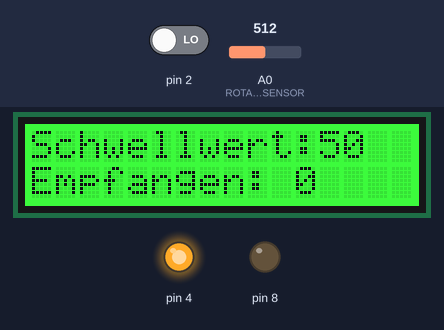
A sketch run on a simulated Arduino Uno, built with avr-gcc and run on an emulated ATmega328P. On the bench: 16×2 character LCD, output pins drawn as LEDs (lit = HIGH). The inputs (shaded band) are chosen by the test bench; at power-on: pin 2 LOW, A0 (ROTARY_ANGLE_SENSOR) = 512.

Above: at 1.2 s.
1.3 s: pin 2 driven HIGH
At 1.33 s:
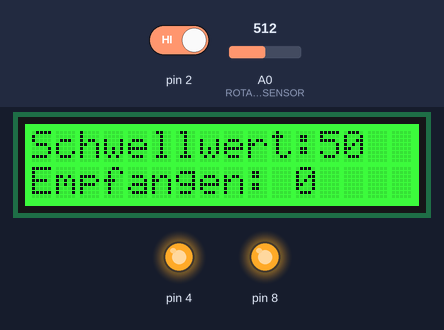
At 1.8 s:
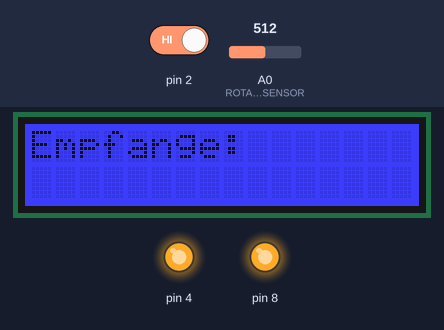
2.8 s: pin 2 driven LOW
At 4.0 s:
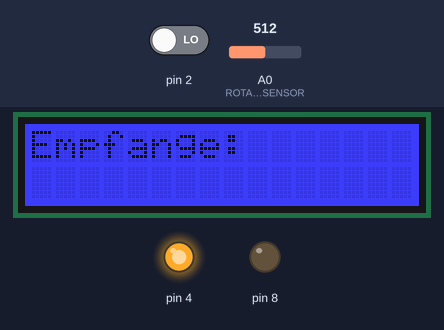
Timing chart, 0 to 5.8 s (numbered marks = the images above; inputs shaded):
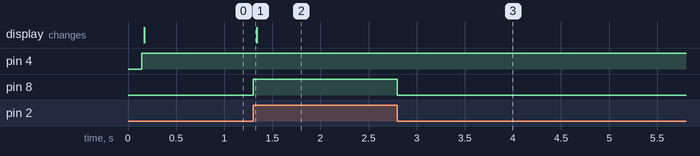

Measured:
- after the input at 1.3 s, pin 8: LOW → HIGH at once
- after the input at 2.8 s, pin 8: HIGH → LOW at once

The sketch:

sketch_recv.ino
```cpp
#include "rgb_lcd.h"

#define ROTARY_ANGLE_SENSOR A0
#define ADC_REF 5
#define GROVE_VCC 5//VCC of the grove interface is normally 5v
#define FULL_ANGLE 300//full value of the rotary angle is 300 degrees

rgb_lcd lcd;

int colorR = 0;
int colorG = 0;
int colorB = 0;

#define MORSE_SYNC      3000
#define MORSE_PAUSE_IS  500
#define MORSE_PAUSE_IC  1500
#define MORSE_LONG      1500
#define MORSE_SHORT     500

volatile byte state = LOW;
volatile bool sync_det = false;
volatile int high_state_t = 0;
volatile int high_state_delta = 0;
volatile int low_state_t = 0;
volatile int low_state_delta = 0;

volatile int i = 0;

volatile bool char_finished = false;
volatile bool trans_finished = false;
volatile char recv_char[6];
String recv_msg;
volatile bool receiving = false;

int received = 0;

int actor_on = 0;


void setup() {

  pinMode(2, INPUT);
  attachInterrupt(digitalPinToInterrupt(2), recv_lvl_chg, CHANGE);

  pinMode(4, OUTPUT);
  pinMode(8, OUTPUT);

  lcd.begin(16, 2);

  lcd.setRGB(colorR, colorG, colorB);

  // Print a message to the LCD.
  //lcd.print("Hello");

}

void loop() {

  int degrees;
  degrees = getDegree();

  actor_on = map(degrees, 0, FULL_ANGLE, 0, 100);


  lcd.clear();
  if (receiving) {
    lcd.setRGB(colorR, colorG, 255);
    lcd.print("Empfange: ");
    lcd.print(recv_msg);
  } else {
    //lcd.setRGB(colorR, 255, colorB);
    //lcd.print("Ready to receive");
    //lcd.setCursor(0, 1);
    lcd.print("Schwellwert:");
    lcd.print(actor_on);
    lcd.setCursor(0, 1);
    lcd.print("Empfangen: ");
    lcd.print(received);
  }
  lcd.setCursor(0, 1);
  //lcd.print(low_state_delta);
  char temp[6];
  temp[0] = recv_char[0];
  temp[1] = recv_char[1];
  temp[2] = recv_char[2];
  temp[3] = recv_char[3];
  temp[4] = recv_char[4];
  temp[5] = '\0';
  String temp2 = String(temp);
  //if (i > 0) lcd.print(recv_char[i-1]);
  //lcd.print(char_finished);
  //lcd.print(received);
  delay(50);
  Serial.println(temp2);

  if (char_finished) {
    if (temp2.equals(".----")) recv_msg = String(recv_msg + "1");
    if (temp2.equals("..---")) recv_msg = String(recv_msg + "2");
    if (temp2.equals("...--")) recv_msg = String(recv_msg + "3");
    if (temp2.equals("....-")) recv_msg = String(recv_msg + "4");
    if (temp2.equals(".....")) recv_msg = String(recv_msg + "5");
    if (temp2.equals("-....")) recv_msg = String(recv_msg + "6");
    if (temp2.equals("--...")) recv_msg = String(recv_msg + "7");
    if (temp2.equals("---..")) recv_msg = String(recv_msg + "8");
    if (temp2.equals("----.")) recv_msg = String(recv_msg + "9");
    if (temp2.equals("-----")) recv_msg = String(recv_msg + "0");
    char_finished = false;
    i = 0;
  }

  if (trans_finished) {
    trans_finished = false;
    received = recv_msg.toInt();
    recv_msg = String("");
  }

  if (received <= actor_on) {
    digitalWrite(4, HIGH);
    if (!receiving) lcd.setRGB(colorR, 255, colorB);
  } else {
    digitalWrite(4, LOW);
    if (!receiving) lcd.setRGB(255, colorG, colorB);
  }

}

void recv_lvl_chg() {
  state = !state;
  receiving = true;
  if (state == HIGH) {
    digitalWrite(8, HIGH);
    high_state_t = millis();
    if (sync_det) low_state_delta = millis() - low_state_t;
    if (low_state_delta > MORSE_PAUSE_IC - 50 && low_state_delta < MORSE_PAUSE_IC + 50) {
      char_finished = true;
      low_state_delta = 0;
    }
  }
  if (state == LOW) {
    digitalWrite(8, LOW);
    high_state_delta = millis() - high_state_t;
    if (high_state_delta > MORSE_SYNC - 50 && high_state_delta < MORSE_SYNC + 50) {
      if (sync_det) {
        trans_finished = true;
        receiving = false;
      }
      sync_det = !sync_det;
    }
    if (sync_det) low_state_t = millis();
    if (high_state_delta > MORSE_LONG - 50 && high_state_delta < MORSE_LONG + 50) {
      recv_char[i] = '-';
      i++;
    }
    if (high_state_delta > MORSE_SHORT - 50 && high_state_delta < MORSE_SHORT + 50) {
      recv_char[i] = '.';
      i++;
    }

  }

}


/************************************************************************/
/*Function: Get the angle between the mark and the starting position    */
/*Parameter:-void                                                       */
/*Return:   -int,the range of degrees is 0~300                          */
int getDegree()
{
  int sensor_value = analogRead(ROTARY_ANGLE_SENSOR);
  float voltage;
  voltage = (float)sensor_value*ADC_REF/1023;
  float degrees = (voltage*FULL_ANGLE)/GROVE_VCC;
  return degrees;
}
```
